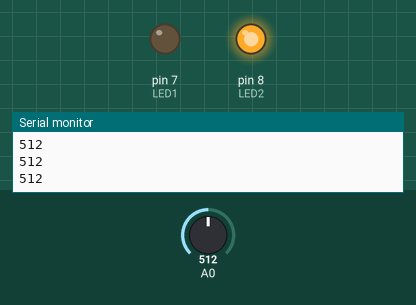
This sketch was run on a simulated Arduino Uno, built with avr-gcc and run on an emulated ATmega328P. On the bench: output pins drawn as LEDs (lit = HIGH), the last lines printed to the serial monitor. Inputs (shaded band) come from the test bench; at power-on: A0 = 512.

Above: at 1.2 s.
1.3 s: A0 set to 483
At 1.9 s:
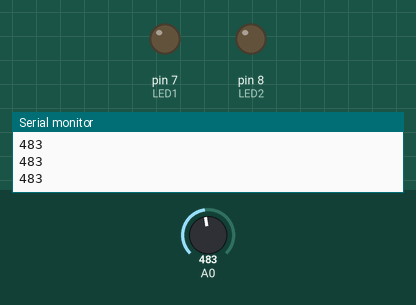
2.8 s: A0 set to 212
4.3 s: A0 set to 189
At 5.5 s:
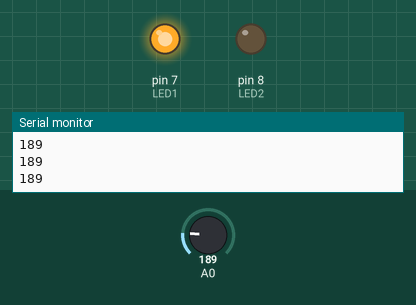
5.8 s: A0 set to 210
At 6.7 s:
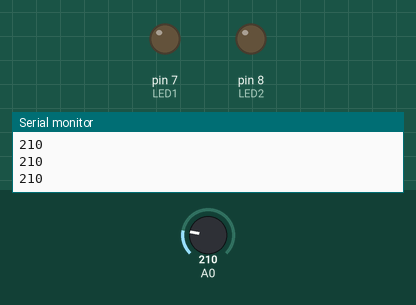
7.3 s: A0 set to 190
At 7.7 s:
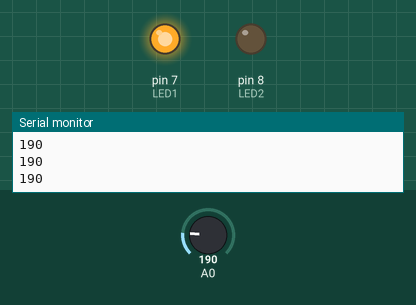
Timing chart, 0 to 9.8 s (numbered marks = the images above; inputs shaded):
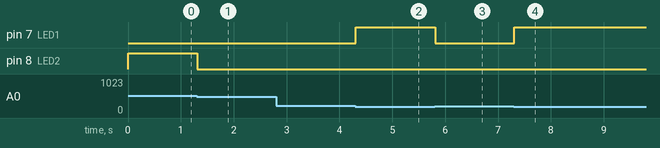

Measured:
- the behaviour switches between 501 and 500 on A0 (found by bisection; images 0 and 1)
- the behaviour switches between 200 and 199 on A0 (found by bisection; images 1 and 2)
- after the input at 1.3 s, pin 8 (LED2): HIGH → LOW at once
- after the input at 4.3 s, pin 7 (LED1): LOW → HIGH at once
- after the input at 5.8 s, pin 7 (LED1): HIGH → LOW at once
- after the input at 7.3 s, pin 7 (LED1): LOW → HIGH at once

The sketch:

Ex16.ino
```cpp
int LDR = 0;
int LED1 = 7;
int LED2 = 8;

void setup() {
  // put your setup code here, to run once:
  Serial.begin(9600);
  pinMode(LED1, OUTPUT);
  pinMode(LED2, OUTPUT);
}

void loop() {
  // put your main code here, to run repeatedly:
  LDR = analogRead(A0);
  Serial.println(LDR);
  if(LDR > 500) {
    digitalWrite(LED1, LOW);
    digitalWrite(LED2, HIGH);
  } else if (LDR < 200) {
    digitalWrite(LED1, HIGH);
    digitalWrite(LED2, LOW);
  } else {
    digitalWrite(LED1, LOW);
    digitalWrite(LED2, LOW);
  }
}
```
